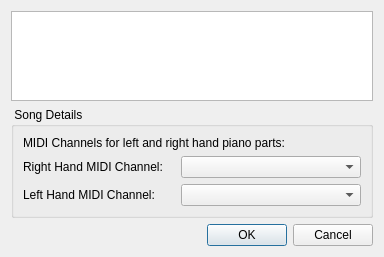
<ui version="4.0" >
 <class>GuiSongDetailsDialog</class>
 <widget class="QDialog" name="GuiSongDetailsDialog" >
  <property name="geometry" >
   <rect>
    <x>0</x>
    <y>0</y>
    <width>384</width>
    <height>257</height>
   </rect>
  </property>
  <property name="windowTitle" >
   <string>Dialog</string>
  </property>
  <layout class="QVBoxLayout" name="_2" >
   <item>
    <widget class="QTextEdit" name="songInfoText" />
   </item>
   <item>
    <widget class="QGroupBox" name="groupBox_2" >
     <property name="title" >
      <string> Song Details</string>
     </property>
     <layout class="QVBoxLayout" name="verticalLayout" >
      <item>
       <widget class="QLabel" name="label_3" >
        <property name="text" >
         <string>MIDI Channels for left and right hand piano parts:</string>
        </property>
        <property name="wordWrap" >
         <bool>false</bool>
        </property>
       </widget>
      </item>
      <item>
       <layout class="QGridLayout" name="gridLayout" >
        <item row="0" column="0" >
         <widget class="QLabel" name="label" >
          <property name="text" >
           <string>Right Hand MIDI Channel:</string>
          </property>
         </widget>
        </item>
        <item row="0" column="1" >
         <widget class="QComboBox" name="leftHandChannelCombo" >
          <property name="sizePolicy" >
           <sizepolicy vsizetype="Preferred" hsizetype="Preferred" >
            <horstretch>0</horstretch>
            <verstretch>0</verstretch>
           </sizepolicy>
          </property>
          <property name="minimumSize" >
           <size>
            <width>180</width>
            <height>0</height>
           </size>
          </property>
         </widget>
        </item>
        <item row="1" column="0" >
         <widget class="QLabel" name="label_2" >
          <property name="text" >
           <string>Left Hand MIDI Channel:</string>
          </property>
         </widget>
        </item>
        <item row="1" column="1" >
         <widget class="QComboBox" name="rightHandChannelCombo" >
          <property name="sizePolicy" >
           <sizepolicy vsizetype="Preferred" hsizetype="Preferred" >
            <horstretch>0</horstretch>
            <verstretch>0</verstretch>
           </sizepolicy>
          </property>
          <property name="minimumSize" >
           <size>
            <width>150</width>
            <height>0</height>
           </size>
          </property>
         </widget>
        </item>
       </layout>
      </item>
     </layout>
    </widget>
   </item>
   <item>
    <widget class="QDialogButtonBox" name="buttonBox" >
     <property name="orientation" >
      <enum>Qt::Horizontal</enum>
     </property>
     <property name="standardButtons" >
      <set>QDialogButtonBox::Cancel|QDialogButtonBox::Ok</set>
     </property>
    </widget>
   </item>
  </layout>
 </widget>
 <resources/>
 <connections>
  <connection>
   <sender>buttonBox</sender>
   <signal>accepted()</signal>
   <receiver>GuiSongDetailsDialog</receiver>
   <slot>accept()</slot>
   <hints>
    <hint type="sourcelabel" >
     <x>248</x>
     <y>254</y>
    </hint>
    <hint type="destinationlabel" >
     <x>157</x>
     <y>274</y>
    </hint>
   </hints>
  </connection>
  <connection>
   <sender>buttonBox</sender>
   <signal>rejected()</signal>
   <receiver>GuiSongDetailsDialog</receiver>
   <slot>reject()</slot>
   <hints>
    <hint type="sourcelabel" >
     <x>316</x>
     <y>260</y>
    </hint>
    <hint type="destinationlabel" >
     <x>286</x>
     <y>274</y>
    </hint>
   </hints>
  </connection>
 </connections>
</ui>
